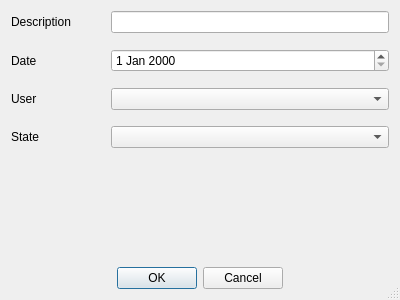
<?xml version="1.0" encoding="UTF-8"?>
<ui version="4.0">
 <class>AddTasks</class>
 <widget class="QDialog" name="AddTasks">
  <property name="geometry">
   <rect>
    <x>0</x>
    <y>0</y>
    <width>400</width>
    <height>300</height>
   </rect>
  </property>
  <property name="minimumSize">
   <size>
    <width>400</width>
    <height>300</height>
   </size>
  </property>
  <property name="maximumSize">
   <size>
    <width>400</width>
    <height>300</height>
   </size>
  </property>
  <property name="mouseTracking">
   <bool>false</bool>
  </property>
  <property name="windowTitle">
   <string>Add Task</string>
  </property>
  <property name="sizeGripEnabled">
   <bool>true</bool>
  </property>
  <property name="modal">
   <bool>false</bool>
  </property>
  <layout class="QVBoxLayout" name="verticalLayout">
   <property name="leftMargin">
    <number>11</number>
   </property>
   <item>
    <layout class="QFormLayout" name="formLayout">
     <property name="sizeConstraint">
      <enum>QLayout::SizeConstraint::SetDefaultConstraint</enum>
     </property>
     <property name="horizontalSpacing">
      <number>40</number>
     </property>
     <property name="verticalSpacing">
      <number>16</number>
     </property>
     <property name="leftMargin">
      <number>0</number>
     </property>
     <item row="0" column="0">
      <widget class="QLabel" name="label1">
       <property name="frameShape">
        <enum>QFrame::Shape::NoFrame</enum>
       </property>
       <property name="lineWidth">
        <number>1</number>
       </property>
       <property name="text">
        <string>Description</string>
       </property>
       <property name="scaledContents">
        <bool>false</bool>
       </property>
       <property name="margin">
        <number>1</number>
       </property>
      </widget>
     </item>
     <item row="0" column="1">
      <widget class="QLineEdit" name="lineEditDesc"/>
     </item>
     <item row="1" column="0">
      <widget class="QLabel" name="label1_2">
       <property name="frameShape">
        <enum>QFrame::Shape::NoFrame</enum>
       </property>
       <property name="lineWidth">
        <number>1</number>
       </property>
       <property name="text">
        <string>Date</string>
       </property>
       <property name="scaledContents">
        <bool>false</bool>
       </property>
       <property name="margin">
        <number>1</number>
       </property>
      </widget>
     </item>
     <item row="1" column="1">
      <widget class="QDateEdit" name="dateEdit">
       <property name="currentSection">
        <enum>QDateTimeEdit::Section::DaySection</enum>
       </property>
       <property name="timeSpec">
        <enum>Qt::TimeSpec::LocalTime</enum>
       </property>
      </widget>
     </item>
     <item row="2" column="0">
      <widget class="QLabel" name="label1_3">
       <property name="frameShape">
        <enum>QFrame::Shape::NoFrame</enum>
       </property>
       <property name="lineWidth">
        <number>1</number>
       </property>
       <property name="text">
        <string>User</string>
       </property>
       <property name="scaledContents">
        <bool>false</bool>
       </property>
       <property name="margin">
        <number>1</number>
       </property>
      </widget>
     </item>
     <item row="2" column="1">
      <widget class="QComboBox" name="comboBoxUser"/>
     </item>
     <item row="3" column="0">
      <widget class="QLabel" name="label1_4">
       <property name="frameShape">
        <enum>QFrame::Shape::NoFrame</enum>
       </property>
       <property name="lineWidth">
        <number>1</number>
       </property>
       <property name="text">
        <string>State</string>
       </property>
       <property name="scaledContents">
        <bool>false</bool>
       </property>
       <property name="margin">
        <number>1</number>
       </property>
      </widget>
     </item>
     <item row="3" column="1">
      <widget class="QComboBox" name="comboBoxState"/>
     </item>
    </layout>
   </item>
   <item>
    <widget class="QDialogButtonBox" name="buttonBoxEnter">
     <property name="orientation">
      <enum>Qt::Orientation::Horizontal</enum>
     </property>
     <property name="standardButtons">
      <set>QDialogButtonBox::StandardButton::Cancel|QDialogButtonBox::StandardButton::Ok</set>
     </property>
     <property name="centerButtons">
      <bool>true</bool>
     </property>
    </widget>
   </item>
  </layout>
 </widget>
 <resources/>
 <connections>
  <connection>
   <sender>buttonBoxEnter</sender>
   <signal>accepted()</signal>
   <receiver>AddTasks</receiver>
   <slot>accept()</slot>
   <hints>
    <hint type="sourcelabel">
     <x>11</x>
     <y>138</y>
    </hint>
    <hint type="destinationlabel">
     <x>157</x>
     <y>274</y>
    </hint>
   </hints>
  </connection>
  <connection>
   <sender>buttonBoxEnter</sender>
   <signal>rejected()</signal>
   <receiver>AddTasks</receiver>
   <slot>reject()</slot>
   <hints>
    <hint type="sourcelabel">
     <x>11</x>
     <y>138</y>
    </hint>
    <hint type="destinationlabel">
     <x>286</x>
     <y>274</y>
    </hint>
   </hints>
  </connection>
 </connections>
</ui>
